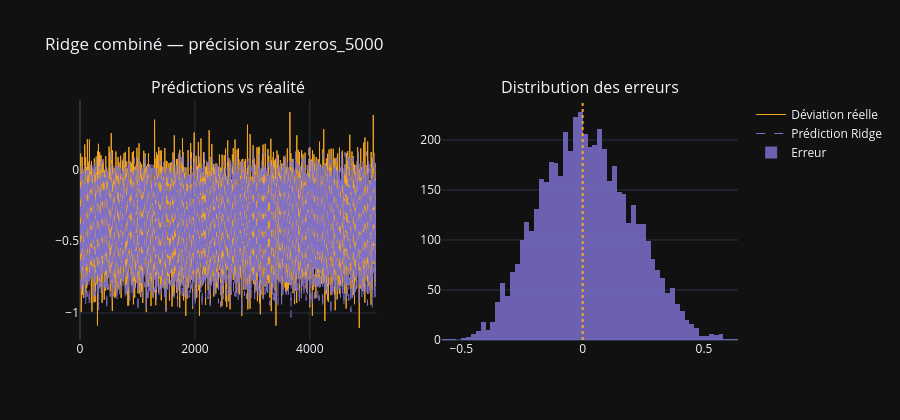

Source (notebook cell):
### Markdown cell above
## 3. Précision des prédictions

On visualise les prédictions vs réalité et on mesure la fiabilité du modèle combiné.

### Code cell
fig = make_subplots(rows=1, cols=2,
    subplot_titles=("Prédictions vs réalité", "Distribution des erreurs"))

x_axis = np.arange(len(y_te))
fig.add_trace(go.Scatter(
    x=x_axis, y=y_te,
    name="Déviation réelle",
    line=dict(color=COLOR_ACCENT, width=1)
), row=1, col=1)
fig.add_trace(go.Scatter(
    x=x_axis, y=pred_comb,
    name="Prédiction Ridge",
    line=dict(color=COLOR_MAIN, width=1, dash="dash")
), row=1, col=1)

fig.add_trace(go.Histogram(
    x=errors, nbinsx=80,
    marker_color=COLOR_MAIN, opacity=0.85,
    name="Erreur"
), row=1, col=2)
fig.add_vline(x=0, line_color=COLOR_ACCENT, line_dash="dot", row=1, col=2)

fig.update_layout(template=TEMPLATE, height=420,
    title="Ridge combiné — précision sur zeros_5000")
fig.show()

print(f"Précision du modèle combiné :")
print(f"  MAE              : {np.mean(np.abs(errors)):.6f}")
print(f"  % erreurs < 0.1  : {(np.abs(errors) < 0.1).mean()*100:.1f}%")
print(f"  % erreurs < 0.2  : {(np.abs(errors) < 0.2).mean()*100:.1f}%")
print(f"  % erreurs < 0.5  : {(np.abs(errors) < 0.5).mean()*100:.1f}%")

### Figure 1 — Plotly figure (JSON) as saved in the notebook; plotly's stock layout.template omitted (floating-point values rounded to 4 significant figures; data arrays with more than 128 entries replaced by an {"elided": "..."} marker saying what was removed)
{"data": [{"line": {"color": "#F2A623", "width": 1}, "name": "Déviation réelle", "type": "scatter", "x": {"elided": "5155 int values"}, "xaxis": "x", "y": {"elided": "5155 float values"}, "yaxis": "y"}, {"line": {"color": "#7C6FCD", "dash": "dash", "width": 1}, "name": "Prédiction Ridge", "type": "scatter", "x": {"elided": "5155 int values"}, "xaxis": "x", "y": {"elided": "5155 float values"}, "yaxis": "y"}, {"marker": {"color": "#7C6FCD"}, "name": "Erreur", "nbinsx": 80, "opacity": 0.85, "type": "histogram", "x": {"elided": "5155 float values"}, "xaxis": "x2", "yaxis": "y2"}], "layout": {"annotations": [{"font": {"size": 16}, "showarrow": false, "text": "Prédictions vs réalité", "x": 0.225, "xanchor": "center", "xref": "paper", "y": 1, "yanchor": "bottom", "yref": "paper"}, {"font": {"size": 16}, "showarrow": false, "text": "Distribution des erreurs", "x": 0.775, "xanchor": "center", "xref": "paper", "y": 1, "yanchor": "bottom", "yref": "paper"}], "height": 420, "shapes": [{"line": {"color": "#F2A623", "dash": "dot"}, "type": "line", "x0": 0, "x1": 0, "xref": "x2", "y0": 0, "y1": 1, "yref": "y2 domain"}], "title": {"text": "Ridge combiné — précision sur zeros_5000"}, "xaxis": {"anchor": "y", "domain": [0, 0.45]}, "xaxis2": {"anchor": "y2", "domain": [0.55, 1]}, "yaxis": {"anchor": "x", "domain": [0, 1]}, "yaxis2": {"anchor": "x2", "domain": [0, 1]}}}
